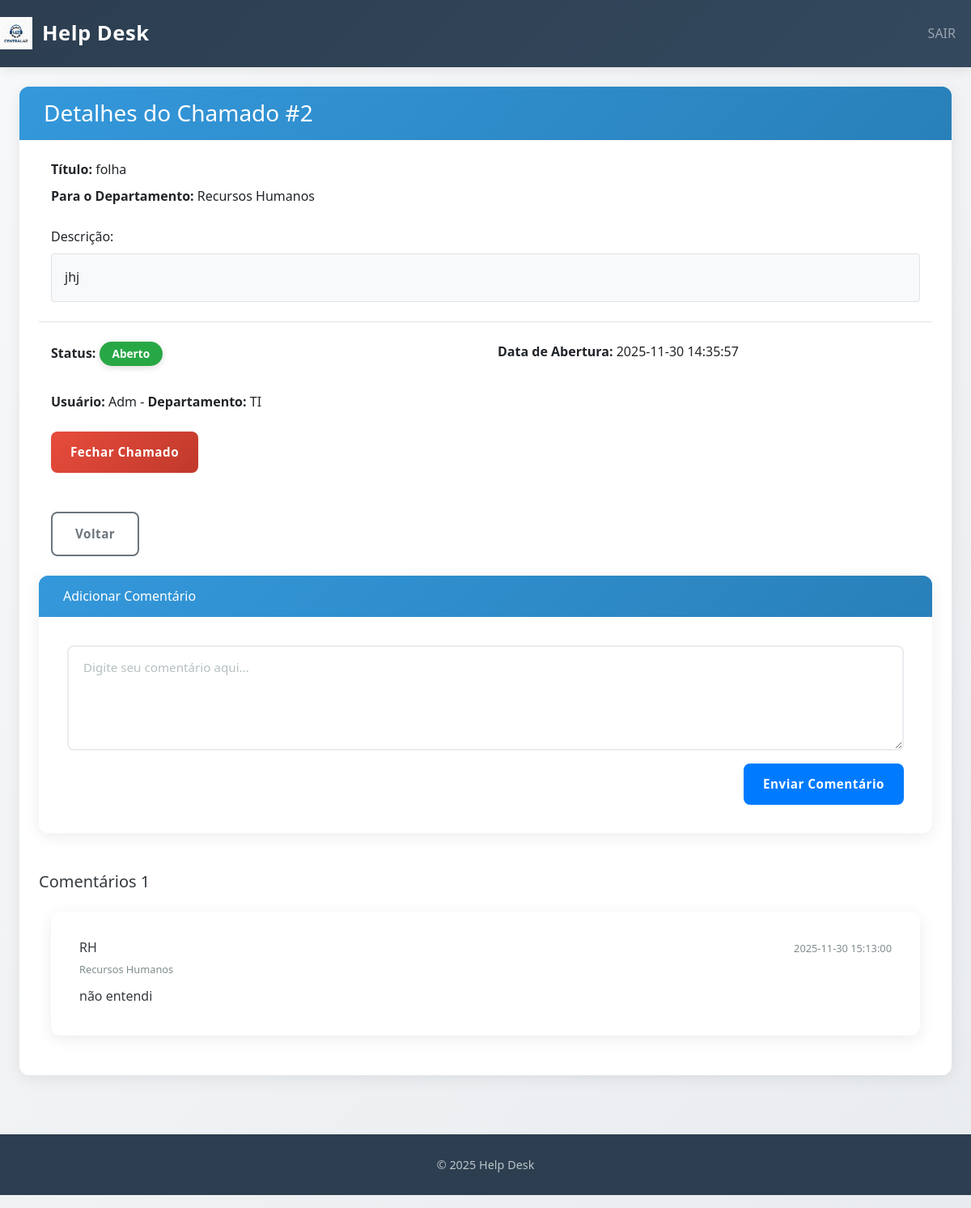
/ver_chamado.php?id=2 (signed in), run on the app's committed database.
### tables this page shows
CREATE TABLE `chamados` (
  `id_chamado` int(11) NOT NULL,
  `titulo` varchar(150) NOT NULL,
  `descricao` text NOT NULL,
  `status` varchar(50) DEFAULT 'Aberto',
  `data_abertura` datetime DEFAULT current_timestamp(),
  `id_usuario` int(11) DEFAULT NULL,
  `nome_usuario_backup` varchar(100) DEFAULT NULL,
  `id_departamento` int(11) NOT NULL,
  `departamento_destino` int(11) NOT NULL,
  `data_fechamento` datetime DEFAULT NULL
);

CREATE TABLE `departamentos` (
  `id_departamento` int(11) NOT NULL,
  `nome` varchar(100) NOT NULL
);

CREATE TABLE `usuarios` (
  `id_usuario` int(11) NOT NULL,
  `nome` varchar(100) NOT NULL,
  `email` varchar(100) NOT NULL,
  `senha` varchar(255) NOT NULL,
  `id_tipo_usuario` int(11) NOT NULL,
  `id_departamento` int(11) DEFAULT NULL
);

CREATE TABLE `comentarios` (
  `id_comentario` int(11) NOT NULL,
  `id_chamado` int(11) NOT NULL,
  `comentario` text NOT NULL,
  `id_usuario` int(11) DEFAULT NULL,
  `nome_usuario_backup` varchar(100) DEFAULT NULL,
  `data_comentario` datetime NOT NULL
);

### classes/Chamado.php (called while the page is built, shortened)
<?php
class Chamado
{
    public function visualizarChamado($con, $id_chamado)
    {
        try {
            $stmt = $con->prepare("SELECT
                    c.*,
                    u.nome AS nome_usuario,
                    u.email,
                    d.nome AS nome_departamento
                FROM chamados c
                INNER JOIN usuarios u ON u.id_usuario = c.id_usuario
                INNER JOIN departamentos d ON d.id_departamento = c.departamento_destino
                WHERE c.id_chamado = :id");
            $stmt->bindParam(":id", $id_chamado);
            $stmt->execute();
            return $stmt->fetch(PDO::FETCH_ASSOC);
        } catch (PDOException $erroAoMostrarChamados) {
            echo "Erro ao mostrar os chamados: " . $erroAoMostrarChamados->getMessage();
            return false;
        }
    }
}

### classes/Comentarios.php (called while the page is built, shortened)
<?php
class Comentarios
{
    public function mostrarComentarios($con, $id)
    {
        try {
            $stmt = $con->prepare("SELECT c.comentario, c.data_comentario, u.nome, d.nome as nome_departamento
                                    FROM comentarios as c
                                    INNER JOIN usuarios as u ON u.id_usuario = c.id_usuario
                                    INNER JOIN departamentos as d ON d.id_departamento = u.id_departamento
                                    WHERE c.id_chamado = :id
                                    ORDER BY c.data_comentario ASC");
            $stmt->bindParam(":id", $id);
            $stmt->execute();
            return $stmt->fetchAll(PDO::FETCH_ASSOC);
        } catch (PDOException $erroAoMostrarComentario) {
            echo "erro" . $erroAoMostrarComentario;
            return null;
        }
    }
}

### ver_chamado.php (the view, shortened to what this page needs)
<?php
include "cabecalho_logado.php";
include "conn.php";
include "classes/Chamado.php";
include "classes/Comentarios.php";
$id_chamado = $_GET['id'];
$chamados = new Chamado();
$chamado = $chamados->visualizarChamado($con, $id_chamado);
 $modelo = new Comentarios("", "", "");
 $comentarios = $modelo->mostrarComentarios($con,$id_chamado);
?>
<main class="container-fluid px-4 py-4">
    <div class="card shadow-lg">
        <div class="card-header bg-info text-white py-3">
            <h3 class="mb-0 fw-bold">Detalhes do Chamado #<?php echo $id_chamado; ?></h3>
        </div>
        <div class="card-body p-4">
            <div class="row mb-4">
                <div class="col-12">
                    <p class="mb-2"><strong class="fs-5">Título:</strong> <span class="fs-5"><?php echo $chamado['titulo']; ?></span></p>
                    <p class="mb-0"><strong class="fs-5">Para o Departamento:</strong> <span class="fs-5"><?php echo $chamado['nome_departamento']; ?></span></p>
                </div>
            </div>
            <div class="row mb-4">
                <div class="col-12">
                    <p class="fw-semibold fs-5 mb-2">Descrição:</p>
                    <div class="border rounded p-3 bg-light">
                        <?php echo ($chamado['descricao']); ?>
                    </div>
                </div>
            </div>
            <hr class="my-4">
            <div class="row mb-4">
                <div class="col-md-6 mb-3 mb-md-0">
                    <p class="mb-2"><strong>Status:</strong>
                        <?php if ($chamado['status'] == 'Aberto') { ?>
                            <span class="badge bg-success fs-6"><?php echo $chamado['status']; ?></span>
                        <?php } else { ?>
                            <span class="badge bg-danger fs-6"><?php echo $chamado['status']; ?></span>
                        <?php } ?>
                    </p>
                </div>
                <div class="col-md-6 text-md-end">
                    <p class="mb-2"><strong>Data de Abertura:</strong> <?php echo $chamado['data_abertura']; ?></p>
                </div>
            </div>
            <div class="row">
                <div class="col-12">
                    <p class="mb-0"><strong>Usuário:</strong> <?php echo $chamado['nome_usuario']; ?> - <strong>Departamento:</strong>
                        <?php echo $_SESSION['depName']; ?>
                    </p>
                </div>
            </div>
            <?php if (($_SESSION['id_tipo_usuario'] == 2 || $_SESSION['id_tipo_usuario'] == 3) && $chamado['status'] == 'Aberto') { ?>
                <div class="row mt-4">
                    <div class="col-12">
                        <form action="fechar_chamado.php" method="get">
                            <button type="submit" class="btn btn-danger btn-lg px-4">Fechar Chamado</button>
                        </form>
                    </div>
                </div>
            <?php } ?>
            <div class="row mt-4">
                <div class="col-12">
                    <?php include "avaliar_chamado.php"; ?>
                </div>
                   <?php include "exibir_comentarios.php"; ?>
            </div>
        </div>
</main>
<?php include "rodape.php"; ?>

### exibir_comentarios.php (shortened to what this page needs)
<?php if ($chamado["status"] == "Aberto"){ ?>
    <div class="mt-4">
        <div class="card border-0 shadow-sm">
            <div class="card-header bg-primary text-white py-3">
                <h6 class="mb-0 fw-bold"><i class="fas fa-comment me-2"></i>Adicionar Comentário</h6>
            </div>
            <div class="card-body">
                <form action="registrar_comentario.php" method="POST">
                    <div class="mb-3">
                        <textarea class="form-control" name="comentario" rows="4"
                            placeholder="Digite seu comentário aqui..." required></textarea>
                    </div>
                    <div class="d-flex justify-content-end">
                        <button type="submit" class="btn btn-primary px-4">
                            <i class="fas fa-paper-plane me-2"></i>Enviar Comentário
                        </button>
                    </div>
                </form>
            </div>
        </div>
    </div>
<?php } ?>
<div class="mt-5">
    <div class="d-flex align-items-center mb-4">
        <h5 class="mb-0 fw-bold text-dark">
            <i class="fas fa-comments me-2"></i>Comentários <?php echo count($comentarios); ?>
        </h5>
        <br>
    </div>
    <?php if (empty($comentarios)){ ?>
        <div class="text-center py-5">
            <i class="fas fa-comment-slash text-muted fa-3x mb-3"></i>
            <p class="text-muted mb-0">Nenhum comentário ainda.</p>
        </div>
    <?php } else { ?>
        <div class="row g-3">
            <?php foreach ($comentarios as $comment){ ?>
                <div class="col-12">
                    <div class="card border-0 shadow-sm h-90">
                        <div class="card-body">
                            <div class="d-flex justify-content-between align-items-start mb-2">
                                <div class="d-flex align-items-center">
                                    <div>
                                        <h6 class="mb-1 fw-bold text-dark"><?php echo $comment['nome']; ?></h6>
                                        <small class="text-muted">
                                            <?php echo $comment['nome_departamento']; ?>
                                        </small>
                                    </div>
                                </div>
                                <small class="text-muted">
                                    <?php echo ($comment["data_comentario"]); ?>
                                </small>
                            </div>
                            <div class="border-start border-3 border-primary ps-3">
                                <p class="mb-0 text-dark lh-base"><?php echo $comment["comentario"]; ?></p>
                            </div>
                        </div>
                    </div>
                </div>
            <?php }; ?>
        </div>
    <?php } ?>
</div>

### style.css (style rules this page uses)
body { background: linear-gradient(135deg, #f8f9fa 0%, #e9ecef 100%); min-height: 100vh; font-family: 'Segoe UI', Tahoma, Geneva, Verdana, sans-serif; line-height: 1.6; }
.container-fluid { min-height: calc(100vh - 120px); padding: 0; }
.row { width: 100%; justify-content: center; margin: 0; }
.card { border: none; border-radius: 12px; box-shadow: 0 4px 20px rgba(0, 0, 0, 0.08); transition: all 0.3s ease; background: white; margin-bottom: 25px; overflow: hidden; }
.card-header { background: linear-gradient(135deg, #3498db, #2980b9); color: white; border-radius: 0 !important; padding: 25px 30px; border-bottom: none; font-weight: 600; font-size: 1.3rem; }
.card-body { padding: 35px; }
.form-control { border: 2px solid #e9ecef; border-radius: 8px; padding: 14px 18px; font-size: 0.95rem; transition: all 0.3s ease; background: #fff; width: 100%; }
.form-control::placeholder { color: #95a5a6; opacity: 0.7; }
textarea.form-control { resize: vertical; min-height: 130px; }
.btn { border-radius: 8px; padding: 14px 28px; font-weight: 600; transition: all 0.3s ease; border: none; text-decoration: none; display: inline-block; text-align: center; cursor: pointer; font-size: 0.95rem; letter-spacing: 0.5px; }
.btn-danger { background: linear-gradient(135deg, #e74c3c, #c0392b); color: white; }
.badge { padding: 8px 16px; font-size: 0.85rem; font-weight: 700; border-radius: 20px; color: white; display: inline-flex; align-items: center; box-shadow: 0 2px 8px rgba(0, 0, 0, 0.15); }
.text-muted { color: #7f8c8d !important; }

### data on the page
chamados: titulo "folha", departamento_destino.nome "Recursos Humanos", descricao "jhj", status "Aberto", data_abertura "2025-11-30 14:35:57", id_usuario.nome "Adm"
comentarios: id_usuario.nome "RH", departamentos.nome "Recursos Humanos", data_comentario "2025-11-30 15:13:00", comentario "não entendi"

### other printed values
$id_chamado "2"
$_SESSION['depName'] "TI"
count($comentarios) "1"
